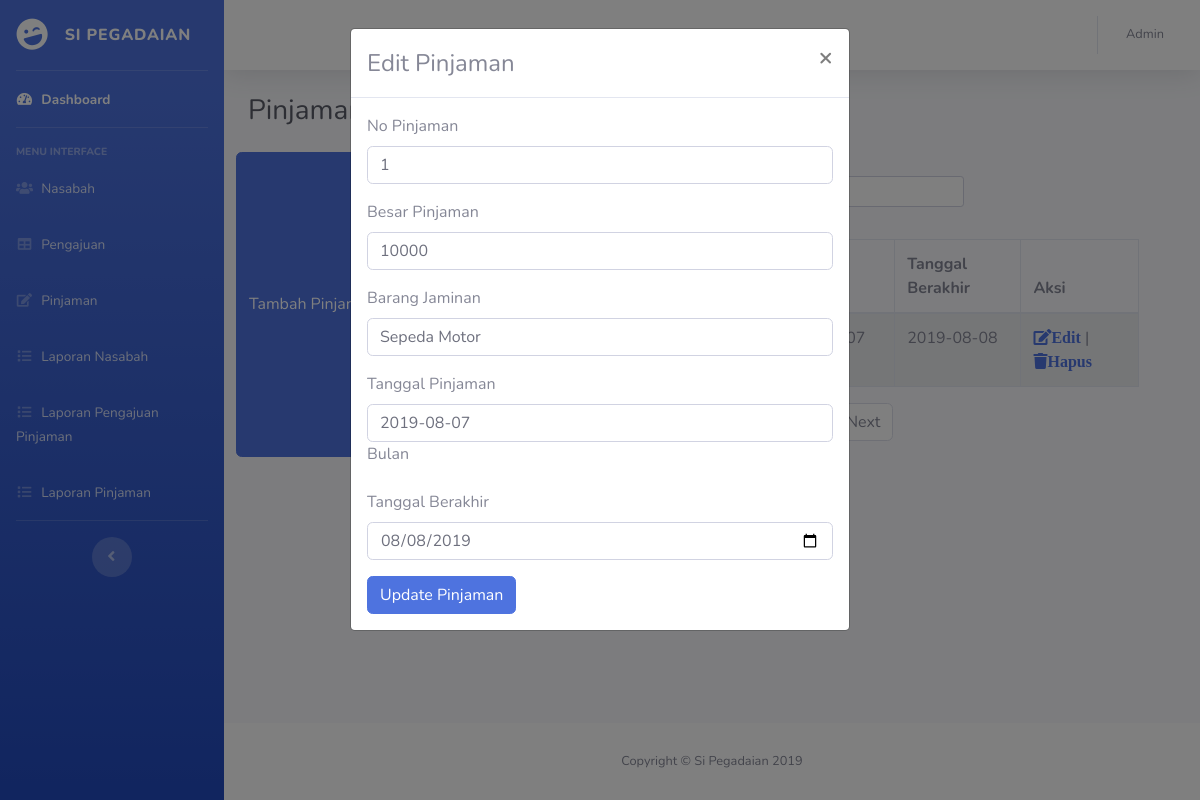
/admin/pinjaman.php?func=editPinjaman&tabel=pinjaman&key=nopinjaman&nopinjaman=1, run on the app's committed database.
### tables this page shows
CREATE TABLE `pinjaman` (
  `nopinjaman` varchar(16) NOT NULL,
  `besarpinjaman` int(11) NOT NULL,
  `barangjaminan` varchar(100) NOT NULL,
  `tanggalpinjaman` date NOT NULL,
  `tanggalberakhir` date NOT NULL
);

### function.php (called while the page is built, shortened)
<?php
function tampilData($tabel){
    $query = "SELECT * FROM $tabel";
    $mysqli = Database::getInstance()->getConnection();
    $result = $mysqli->query($query);
    while($d=mysqli_fetch_array($result)){
        $data[] =$d;
    }
    return $data ?? '';
}
function ambilData($tabel,$key,$id){
    $query = "SELECT * FROM $tabel where $key = '$id'";
    $mysqli = Database::getInstance()->getConnection();
    $result = $mysqli->query($query);
    while($d=mysqli_fetch_array($result)){
        $data[] =$d;
    }
    return $data ?? '';
}
function cekData($tabel){
    $query = "SELECT * FROM $tabel";
    $mysqli = Database::getInstance()->getConnection();
    $result = $mysqli->query($query);
    if ($result->num_rows == 0) {
        return true;
    }else {
        return false;
    }
}
?>

### admin/pinjaman.php (the view, shortened to what this page needs)
<?php
include '../function.php';
?>
<!DOCTYPE html>
<html lang="en">
<head>
  <link href="../assets/css/all.min.css" rel="stylesheet" type="text/css">
  <link href="../assets/css/sb-admin-2.min.css" rel="stylesheet">
</head>
<body id="page-top">
  <div id="wrapper">
    <ul class="navbar-nav bg-gradient-primary sidebar sidebar-dark accordion" id="accordionSidebar">
      <a class="sidebar-brand d-flex align-items-center justify-content-center" href="index.html">
        <div class="sidebar-brand-icon rotate-n-15">
          <i class="fas fa-laugh-wink"></i>
        </div>
        <div class="sidebar-brand-text mx-3">SI Pegadaian</div>
      </a>
      <hr class="sidebar-divider my-0">
      <li class="nav-item active">
        <a class="nav-link" href="controller.php?hal=dashboard">
          <i class="fas fa-fw fa-tachometer-alt"></i>
          <span>Dashboard</span></a>
      </li>
      <hr class="sidebar-divider">
      <div class="sidebar-heading">
        Menu Interface
      </div>
      <li class="nav-item">
        <a class="nav-link" href="controller.php?hal=nasabah">
          <i class="fas fa-fw fa-users"></i>
          <span>Nasabah</span></a>
      </li>
      <li class="nav-item">
        <a class="nav-link" href="controller.php?hal=pengajuan_pinjaman">
          <i class="fas fa-fw fa-table"></i>
          <span>Pengajuan</span></a>
      </li>
      <li class="nav-item">
        <a class="nav-link" href="controller.php?hal=pinjaman">
          <i class="fas fa-fw fa-edit"></i>
          <span>Pinjaman</span></a>
      </li>
      <li class="nav-item">
        <a class="nav-link" href="controller.php?hal=laporan_nasabah" target="_blank">
          <i class="fas fa-fw fa-list"></i>
          <span>Laporan Nasabah</span></a>
      </li>
      <li class="nav-item">
        <a class="nav-link" href="controller.php?hal=laporan_pengajuan_pinjaman" target="_blank">
          <i class="fas fa-fw fa-list"></i>
          <span>Laporan Pengajuan Pinjaman</span></a>
      </li>
      <li class="nav-item">
        <a class="nav-link" href="controller.php?hal=laporan_pinjaman" target="_blank">
          <i class="fas fa-fw fa-list"></i>
          <span>Laporan Pinjaman</span></a>
      </li>
      <hr class="sidebar-divider d-none d-md-block">
      <div class="text-center d-none d-md-inline">
        <button class="rounded-circle border-0" id="sidebarToggle"></button>
      </div>
    </ul>
    <div id="content-wrapper" class="d-flex flex-column">
      <div id="content">
        <nav class="navbar navbar-expand navbar-light bg-white topbar mb-4 static-top shadow">
          <ul class="navbar-nav ml-auto">
            <li class="nav-item dropdown no-arrow">
              <a class="nav-link dropdown-toggle" href="#" id="userDropdown" role="button" data-toggle="dropdown" aria-haspopup="true" aria-expanded="false">
                <span class="mr-2 d-none d-lg-inline text-gray-600 small">Admin</span>
              </a>
            </li>
          </ul>
        </nav>
        <div class="container-fluid">
          <div class="d-sm-flex align-items-center justify-content-between mb-4">
            <h1 class="h3 mb-0 text-gray-800">Pinjaman</h1>
          </div>
          <div class="row">
          <button type="button" class="btn btn-primary" data-toggle="modal" data-target="#tambahPinjaman">Tambah Pinjaman
          </button>
            <table id="pinjaman" class="table table-striped table-bordered" style="width:100%">
              <thead>
                  <tr>
                      <th>No</th>
                      <th>No Pinjaman</th>
                      <th>Besar Pinjaman</th>
                      <th>Barang Jaminan</th>
                      <th>Tanggal Pinjaman</th>
                      <th>Tanggal Berakhir</th>
                      <th>Aksi</th>
                  </tr>
              </thead>
              <tbody>
              <?php
              if (cekData("pinjaman") == true) {
              }else {
                $no = 1;
                foreach (tampilData("pinjaman") as $d) {
                  ?>
                    <tr>
                        <td><?= $no++ ?></td>
                        <td><?= $d['nopinjaman']; ?></td>
                        <td><?= $d['besarpinjaman']; ?></td>
                        <td><?= $d['barangjaminan']; ?></td>
                        <td><?= $d['tanggalpinjaman']; ?></td>
                        <td><?= $d['tanggalberakhir']; ?></td>
                        <td><a href="pinjaman.php?func=editPinjaman&tabel=pinjaman&key=nopinjaman&nopinjaman=<?=$d['nopinjaman']; ?>" type="button" class="fa fa-edit" id="edit">Edit</a> | <a href="pinjaman.php?func=hapusDataPinjaman&tabel=pinjaman&key=nopinjaman&nopinjaman=<?=$d['nopinjaman']; ?>" class="fa fa-trash">Hapus</a></td>
                    </tr>
                <?php
                  }
                ?>
              <?php
              }
              ?>
              </tbody>
            </table>
          </div>
        </div>
      </div>
      <footer class="sticky-footer bg-white">
        <div class="container my-auto">
          <div class="copyright text-center my-auto">
            <span>Copyright &copy; Si Pegadaian 2019</span>
          </div>
        </div>
      </footer>
    </div>
  </div>
<div class="modal" id="myModal">
  <div class="modal-dialog">
    <div class="modal-content">
      <div class="modal-header">
        <h4 class="modal-title">Edit Pinjaman</h4>
        <button type="button" class="close" data-dismiss="modal">&times;</button>
      </div>
      <div class="modal-body">
        <form action="../function.php?func=updatePengajuan" method="GET">
        <?php
        foreach (ambilData($_GET['tabel'],$_GET['key'],$_GET['nopinjaman']) as $data) {
                  ?>
                <?php
                  }
                ?>
          <div class="form-group">
            <label for="nopinjaman">No Pinjaman</label>
            <input type="text" class="form-control" name="nopinjaman" value="<?= $data['nopinjaman'];?>">
          </div>
          <div class="form-group">
            <label for="besarpinjaman">Besar Pinjaman</label>
            <input class="form-control" name="besarpinjaman" id="besarpinjaman" value="<?= $data['besarpinjaman'];?>">
          </div>
          <div class="form-group">
            <label for="barangjaminan">Barang Jaminan</label>
            <input type="text" class="form-control" name="barangjaminan" value="<?= $data['barangjaminan'];?>">
          </div>
          <div class="form-group">
            <label for="tanggalpinjaman">Tanggal Pinjaman</label>
            <input type="input" class="form-control" name="tanggalpinjaman" value="<?= $data['tanggalpinjaman'];?>">
            <label for="tanggalpinjaman">Bulan</label>
          </div>
          <div class="form-group">
            <label for="tanggalberakhir">Tanggal Berakhir</label>
            <input type="date" class="form-control" name="tanggalberakhir" value="<?= $data['tanggalberakhir'];?>">
          </div>
          <button type="submit" class="btn btn-primary" name="func" value="updatePinjaman">Update Pinjaman</button>
        </form>
      </div>
    </div>
  </div>
</div>
</body>
</html>

### data on the page
pinjaman: tanggalberakhir "2019-08-08", nopinjaman "1", besarpinjaman "10000", barangjaminan "Sepeda Motor", tanggalpinjaman "2019-08-07", tanggalberakhir "08/08/2019"
